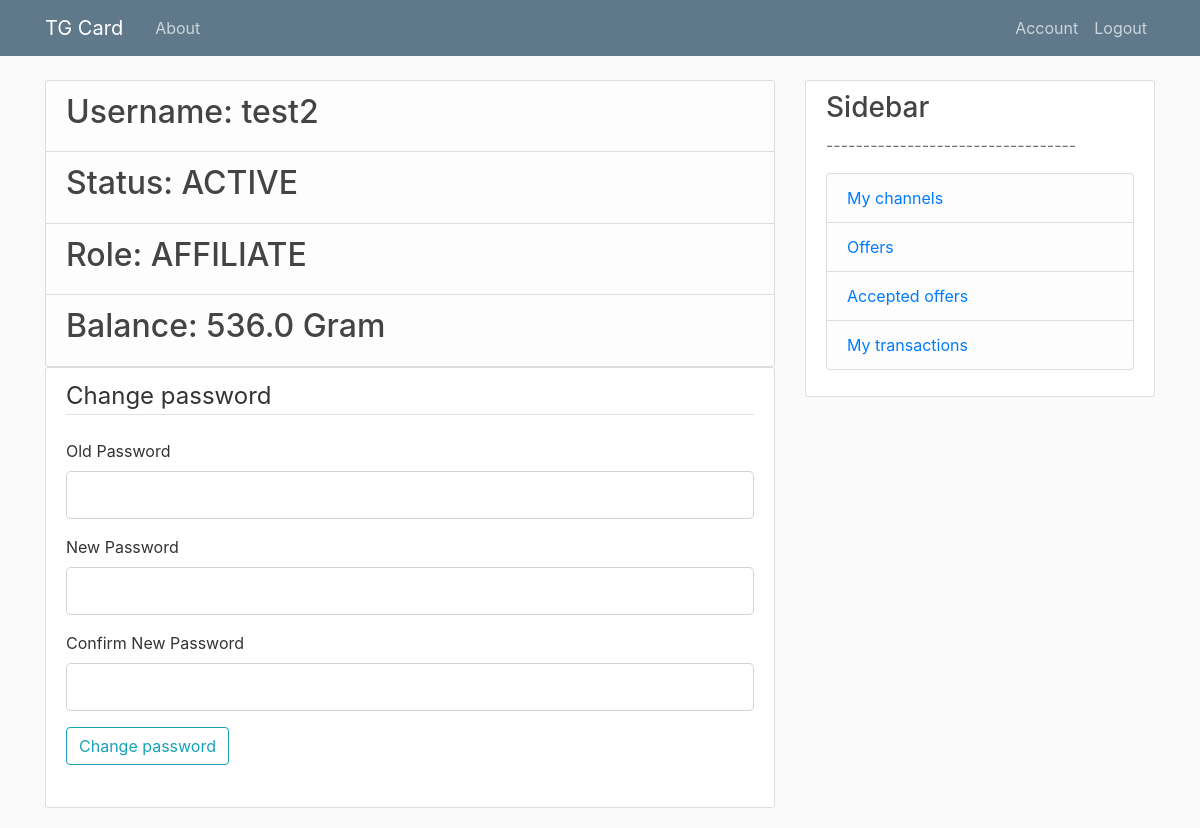
Before: /account (signed in) with the older database file.
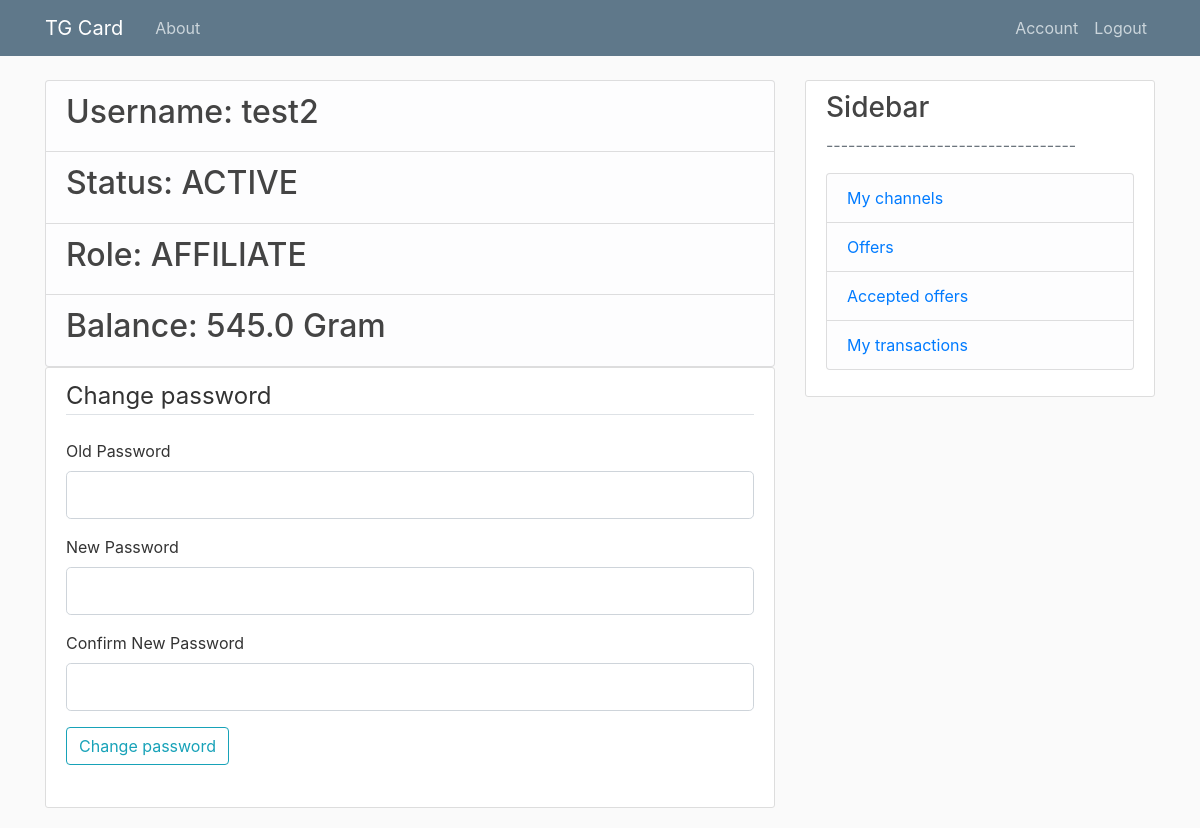
After: the same page with the newer database file.
### models.py (models this page shows, shortened)
class User(db.Model, UserMixin):
    id = db.Column(db.Integer, primary_key=True)
    username = db.Column(db.String, index=True, unique=True, nullable=False)
    password = db.Column(db.String, nullable=False)
    role = db.Column(db.Integer, nullable=False) # advert. \ affil. \ moder. \ admin
    status = db.Column(db.String, index=True, nullable=False) # active \ inactive
    balance = db.Column(db.Float, index=True, default=0)
    channels = db.relationship('Channel', backref='user', lazy=True)
    offers = db.relationship('Offer', backref='user', lazy=True)
    tasks = db.relationship('Task', backref='user', lazy=True)
    transactionsAdv = db.relationship('Transaction', backref='userAdv', foreign_keys='Transaction.advId', lazy=True)
    transactionsAff = db.relationship('Transaction', backref='userAff', foreign_keys='Transaction.affId', lazy=True)

### routes.py (the view, shortened to what this page needs)
@app.route("/account", methods=['GET', 'POST'])
@login_required
def account():
    form = ChangePassForm()
    return render_template('account.html', title='Account', form=form)

### forms.py
class ChangePassForm(FlaskForm):
    passwordOld = PasswordField('Old Password', validators=[DataRequired()])
    passwordNew = PasswordField('New Password', validators=[DataRequired()])
    confirm_passwordNew = PasswordField('Confirm New Password',
                                     validators=[DataRequired(), EqualTo('passwordNew')])
    submit = SubmitField('Change password')

### models.py (called while the page is built)
@login_manager.user_loader
def load_user(user_id):
    return User.query.get(int(user_id))

### templates/account.html (shortened to what this page needs)
{% extends "layout.html" %}
{% block content %}
    <ul class="list-group">
        <li class="list-group-item list-group-item-light"><h2>Username: {{ current_user.username }}</h2></li>
        <li class="list-group-item list-group-item-light"><h2>Status: {{ current_user.status }}</h2></li>
        <li class="list-group-item list-group-item-light"><h2>Role: {{ current_user.role }}</h2></li>
        <li class="list-group-item list-group-item-light"><h2>Balance: {{ current_user.balance }} Gram</h2></li>
    </ul>
    <div class="content-section">
        <form method="POST" action="">
        <fieldset class="form-group">
            <legend class="border-bottom mb-4">Change password</legend>
            <div class="form-group">
                {{ form.passwordOld.label(class="form-control-label") }}
                {% if form.passwordOld.errors %}
                    {{ form.passwordOld(class="form-control form-control-lg is-invalid") }}
                    <div class="invalid-feedback">
                        {% for error in form.passwordOld.errors %}
                            <span>{{ error }}</span>
                        {% endfor %}
                    </div>
                {% else %}
                    {{ form.passwordOld(class="form-control form-control-lg") }}
                {% endif %}
            </div>
            <div class="form-group">
                {{ form.passwordNew.label(class="form-control-label") }}
                {% if form.passwordNew.errors %}
                    {{ form.passwordNew(class="form-control form-control-lg is-invalid") }}
                    <div class="invalid-feedback">
                        {% for error in form.passwordNew.errors %}
                            <span>{{ error }}</span>
                        {% endfor %}
                    </div>
                {% else %}
                    {{ form.passwordNew(class="form-control form-control-lg") }}
                {% endif %}
            </div>
            <div class="form-group">
                {{ form.confirm_passwordNew.label(class="form-control-label") }}
                {% if form.confirm_passwordNew.errors %}
                    {{ form.confirm_passwordNew(class="form-control form-control-lg is-invalid") }}
                    <div class="invalid-feedback">
                        {% for error in form.confirm_passwordNew.errors %}
                            <span>{{ error }}</span>
                        {% endfor %}
                    </div>
                {% else %}
                    {{ form.confirm_passwordNew(class="form-control form-control-lg") }}
                {% endif %}
            </div>
    	    <div class="form-group">
         	    {{ form.submit(class="btn btn-outline-info") }}
    	    </div>
            </fieldset>
        </form>
    </div>
{% endblock content %}

### templates/layout.html (shortened to what this page needs)
<!DOCTYPE html>
<html>
<head>
    <link rel="stylesheet" href="https://maxcdn.bootstrapcdn.com/bootstrap/4.0.0/css/bootstrap.min.css">
    <link rel="stylesheet" type="text/css" href="{{ url_for('static', filename='main.css') }}">
</head>
<body>
    <header class="site-header">
      <nav class="navbar navbar-expand-md navbar-dark bg-steel fixed-top">
        <div class="container">
          <a class="navbar-brand mr-4" href="/">TG Card</a>
          <div class="collapse navbar-collapse" id="navbarToggle">
            <div class="navbar-nav mr-auto">
              <a class="nav-item nav-link" href="{{ url_for('about') }}">About</a>
            </div>
            <div class="navbar-nav">
              {% if current_user.is_authenticated %}
                <a class="nav-item nav-link" href="{{ url_for('account') }}">Account</a>
                <a class="nav-item nav-link" href="{{ url_for('logout') }}">Logout</a>
              {% else %}
                <a class="nav-item nav-link" href="{{ url_for('login') }}">Login</a>
                <a class="nav-item nav-link" href="{{ url_for('register') }}">Register</a>
              {% endif %}
            </div>
          </div>
        </div>
      </nav>
    </header>
    <main role="main" class="container">
      <div class="row">
        <div class="col-md-8">
          {% block content %}{% endblock %}
        </div>
        {% if current_user.is_authenticated %}
        <div class="col-md-4">
          <div class="content-section">
            <h3>Sidebar</h3>
            <p class='text-muted'>----------------------------------
              <ul class="list-group">
                {% if current_user.role == 'AFFILIATE' %}
                <li class="list-group-item list-group-item-light">
                    <a href="/channel">My channels</a>
                </li>
                <li class="list-group-item list-group-item-light">
                    <a href="/offerList">Offers</a></li>
                <li class="list-group-item list-group-item-light">
                    <a href="/currentUserTasks">Accepted offers</a>
                </li>
                {% endif %}
                <li class="list-group-item list-group-item-light"><a href="/transactions">My transactions</a></li>
              </ul>
            </p>
          </div>
        </div>
        {% endif %}
      </div>
    </main>
</body>
</html>

### static/main.css (style rules this page uses)
body { background: #fafafa; color: #333333; margin-top: 5rem; }
h1, h2, h3, h4, h5, h6 { color: #444444; }
.bg-steel { background-color: #5f788a; }
.site-header .navbar-nav .nav-link { color: #cbd5db; }
.content-section { background: #ffffff; padding: 10px 20px; border: 1px solid #dddddd; border-radius: 3px; margin-bottom: 20px; }

Changed rows visible on the page:
changed User "test2": balance "536.0" → "545.0"
